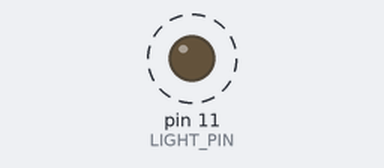
This sketch was run on a simulated Arduino Uno, built with avr-gcc and run on an emulated ATmega328P. On the bench: output pins drawn as LEDs (lit = HIGH). Dashed ring = blinking. What the sketch prints to the serial monitor is not drawn.

Above: at 0.5 s.
Timing chart, 0 to 4.6 s (numbered marks = the images above):
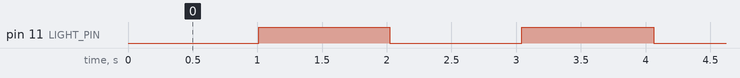

The sketch:

millis.ino
```cpp
const int LIGHT_PIN = 11;

int counter = 0;

unsigned long previous_time = 0;  // store previous timestamp
unsigned long current_time = 0;   // store current timestamp

bool light_state = 0;

void setup() {
  pinMode(LIGHT_PIN, OUTPUT);

  Serial.begin(9600);
}

void loop() {
  // blink at 1 Hz
  // if 1 second has passed, toggle light state
  current_time = millis();                  // get current time
  if(current_time - previous_time > 1000){  // if time elapsed is more than 1 second
    if(light_state == 0){                   // if the light is currently off
      digitalWrite(LIGHT_PIN, HIGH);        // turn the light on
      light_state = 1;                      // track light state
    }else{                                  // light is currently on
      digitalWrite(LIGHT_PIN, LOW);         // turn off light
      light_state = 0;                      // track light state
    }

    // update previous timestamp
    previous_time = current_time;
  }

  Serial.print("Counter value: ");
  Serial.println(counter);
  counter++;
}
```

Measured:
- by itself, pin 11 (LIGHT_PIN): alternates HIGH for 1.0 s and LOW for 1.0 s
